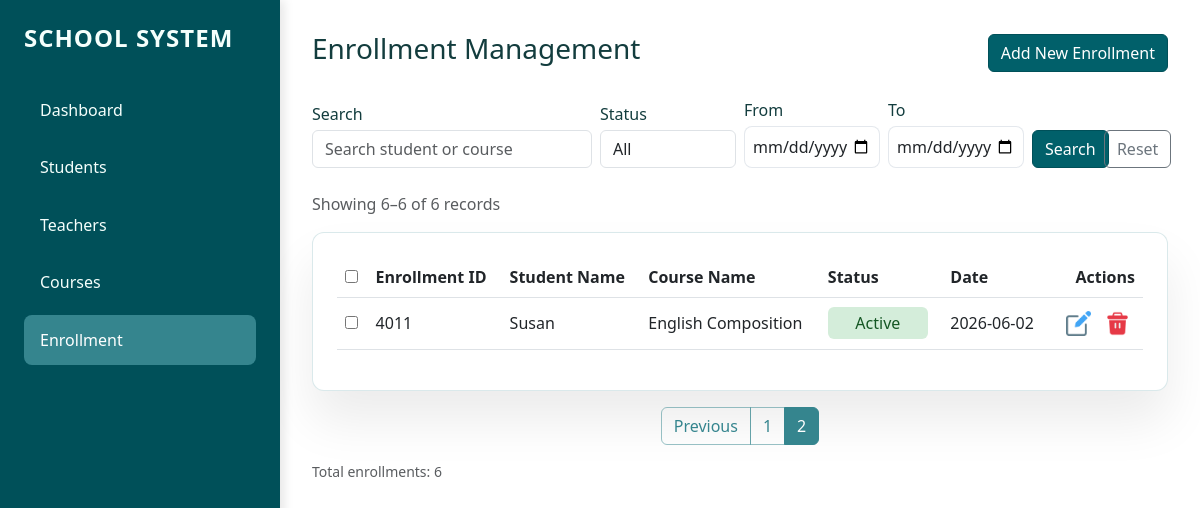
The app's page /enrollment?query=&status=&start_date=&end_date=&page=2, older data.
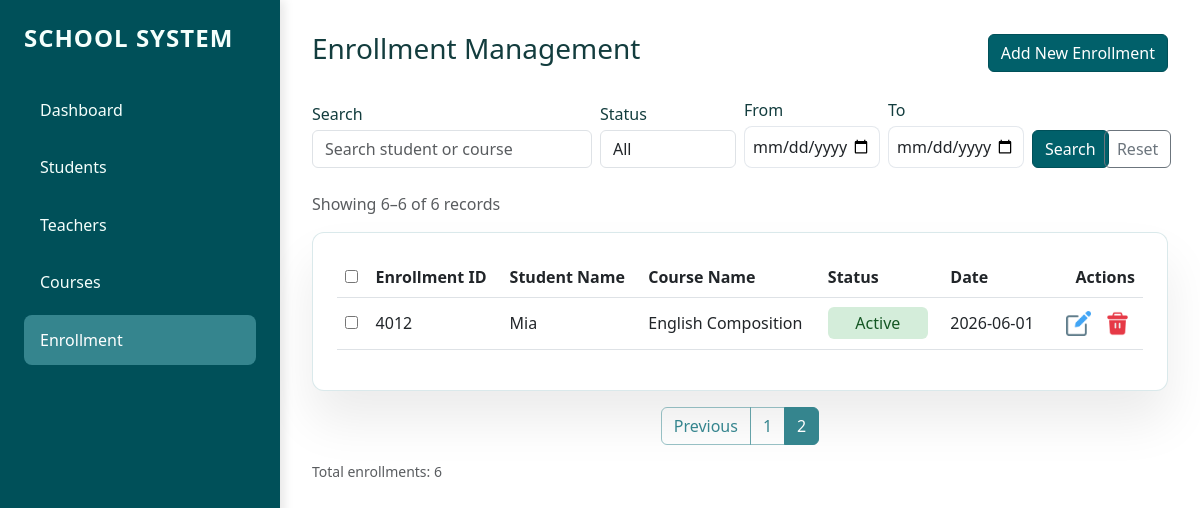
The same page, newer data.
### tables this page shows
CREATE TABLE enrollments (
                enrollment_id INTEGER PRIMARY KEY AUTOINCREMENT,
                student_id INTEGER,
                course_id INTEGER,
                status TEXT,
                enrollment_date DATE,
                FOREIGN KEY (student_id) REFERENCES students (student_id),
                FOREIGN KEY (course_id) REFERENCES courses (course_id)
            );

CREATE TABLE students (
                student_id INTEGER PRIMARY KEY AUTOINCREMENT,
                name TEXT NOT NULL,
                age INTEGER,
                date_of_birth DATE,
                email TEXT,
                address TEXT,
                phone TEXT
            );

CREATE TABLE courses (
                course_id INTEGER PRIMARY KEY AUTOINCREMENT,
                course_name TEXT NOT NULL,
                teacher_id INTEGER,
                credits INTEGER,
                description TEXT,
                FOREIGN KEY (teacher_id) REFERENCES teachers (teacher_id)
            );

### app.py (the view, shortened to what this page needs)
@app.route("/enrollment")
def enrollment_page():
    search_query = request.args.get("query", "").strip()
    status_filter = request.args.get("status", "").strip()
    start_date = request.args.get("start_date", "").strip()
    end_date = request.args.get("end_date", "").strip()
    page = request.args.get("page", 1, type=int)
    per_page = 5
    enrollment, total = database.get_enrollments(
        search_text=search_query or None,
        status=status_filter or None,
        start_date=start_date or None,
        end_date=end_date or None,
        page=page,
        per_page=per_page,
    )
    total_pages = (total + per_page - 1) // per_page
    start = (page - 1) * per_page + 1 if total > 0 else 0
    end = min(page * per_page, total)
    unique_count = database.get_unique_student_count()
    return render_template(
        "enrollment.html",
        enrollment=enrollment,
        students=database.get_all_students(),
        courses=database.get_all_courses(),
        query=search_query,
        status=status_filter,
        start_date=start_date,
        end_date=end_date,
        page=page,
        total_pages=total_pages,
        total=total,
        unique_total=unique_count,
        start=start,
        end=end,
    )

### database.py (called while the page is built)
def get_connection():
    conn = sqlite3.connect(DB_NAME, timeout=30)
    conn.execute('PRAGMA foreign_keys = ON')
    conn.row_factory = sqlite3.Row
    return conn

def get_all_students():
    students, _ = get_students(page=None, per_page=None)
    return students

def get_students(search_text=None, page=None, per_page=5):
    with get_connection() as conn:
        query = 'SELECT * FROM students'
        count_query = 'SELECT COUNT(*) FROM students'
        filters = []
        params = []
        if search_text:
            filters.append('(name LIKE ? OR address LIKE ?)')
            params.extend([f'%{search_text}%', f'%{search_text}%'])
        if filters:
            where_clause = ' WHERE ' + ' AND '.join(filters)
            query += where_clause
            count_query += where_clause
        query += ' ORDER BY student_id ASC'
        if page and per_page:
            offset = (page - 1) * per_page
            query += f' LIMIT {per_page} OFFSET {offset}'
        results = conn.execute(query, params).fetchall()
        total = conn.execute(count_query, params).fetchone()[0]
        return results, total

### templates/enrollment.html (shortened to what the changed rows need)
{% extends "base.html" %}
{% block content %}
<div class="card-custom">
    <table class="table align-middle">
        <thead>
            <tr>
                <th><input type="checkbox" id="selectAll"></th>
                <th>Enrollment ID</th>
                <th>Student Name</th>
                <th>Course Name</th>
                <th>Status</th>
                <th>Date</th>
                <th class="text-end">Actions</th>
            </tr>
        </thead>
        <tbody>
            {% for s in enrollment %}
            <tr>
                <td><input type="checkbox" class="rowCheckbox" value="{{ s['enrollment_id'] }}"></td>
                <td>{{ s['enrollment_id'] }}</td>
                <td>{{ s['student_name'] }}</td>
                <td>{{ s['course_name'] }}</td>
                <td>
                    <span class="status-{{ s['status'] | lower }}">{{ s['status'] }}</span>
                </td>
                <td>{{ s['enrollment_date'] }}</td>
                <td class="text-end">
                    <button class="btn btn-sm btn-outline-secondary" data-bs-toggle="modal"
                        data-bs-target="#edit{{ s['enrollment_id'] }}">
                        <img src="{{ url_for('static', filename='image/edit.png') }}" style="width:1rem;">
                    </button>
                    <form action="/enrollment/{{ s['enrollment_id'] }}/delete" method="POST" class="d-inline row-delete-form" data-item-name="enrollment {{ s['student_name'] }} / {{ s['course_name'] }}">
                        <button type="submit" class="btn btn-sm delete-row-delete-btn">
                            <img src="{{ url_for('static', filename='image/delete.png') }}" style="width:1rem;">
                        </button>
                    </form>
                </td>
            </tr>
            {% endfor %}
        </tbody>
    </table>
</div>
{% if total_pages > 1 %}
<nav>
    <ul class="pagination justify-content-center">
        {% for p in range(1, total_pages + 1) %}
        <li class="page-item {% if p == page %}active{% endif %}">
            <a class="page-link"
                href="{{ url_for('enrollment_page', query=query, status=status, start_date=start_date, end_date=end_date, page=p) }}">
                {{ p }}
            </a>
        </li>
        {% endfor %}
    </ul>
</nav>
{% endif %}
{% endblock %}

Row changes from the older to the newer data that the page shows:
removed enrollments: enrollment_id "4011", student_name "Susan", course_name "English Composition", status "Active", enrollment_date "2026-06-02"
added enrollments: enrollment_id "4012", student_name "Mia", course_name "English Composition", status "Active", enrollment_date "2026-06-01"
